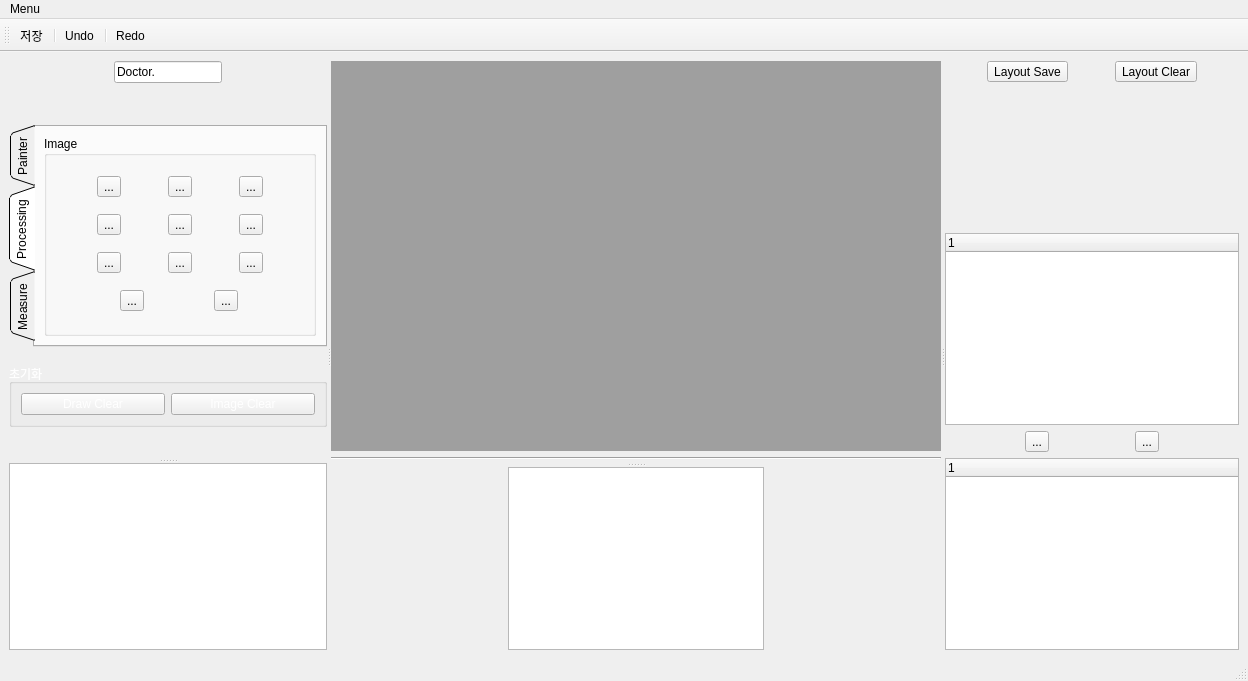
<?xml version="1.0" encoding="UTF-8"?>
<ui version="4.0">
 <class>MainWindow</class>
 <widget class="QMainWindow" name="MainWindow">
  <property name="geometry">
   <rect>
    <x>0</x>
    <y>0</y>
    <width>1248</width>
    <height>681</height>
   </rect>
  </property>
  <property name="windowTitle">
   <string>MainWindow</string>
  </property>
  <property name="styleSheet">
   <string notr="true">QMainWindow {background-color: rgb(32, 56, 100)};

</string>
  </property>
  <widget class="QWidget" name="centralwidget">
   <layout class="QVBoxLayout" name="verticalLayout_12">
    <item>
     <widget class="QSplitter" name="splitter4">
      <property name="orientation">
       <enum>Qt::Horizontal</enum>
      </property>
      <widget class="QSplitter" name="splitter3">
       <property name="orientation">
        <enum>Qt::Horizontal</enum>
       </property>
       <widget class="QSplitter" name="splitter">
        <property name="orientation">
         <enum>Qt::Vertical</enum>
        </property>
        <widget class="QWidget" name="layoutWidget">
         <layout class="QVBoxLayout" name="verticalLayout_8">
          <item>
           <layout class="QVBoxLayout" name="verticalLayout_5">
            <item>
             <layout class="QHBoxLayout" name="horizontalLayout_13">
              <item>
               <spacer name="horizontalSpacer_8">
                <property name="orientation">
                 <enum>Qt::Horizontal</enum>
                </property>
                <property name="sizeHint" stdset="0">
                 <size>
                  <width>40</width>
                  <height>20</height>
                 </size>
                </property>
               </spacer>
              </item>
              <item>
               <widget class="QLineEdit" name="doctorNameLineEdit">
                <property name="text">
                 <string>Doctor.</string>
                </property>
               </widget>
              </item>
              <item>
               <spacer name="horizontalSpacer_7">
                <property name="orientation">
                 <enum>Qt::Horizontal</enum>
                </property>
                <property name="sizeHint" stdset="0">
                 <size>
                  <width>40</width>
                  <height>20</height>
                 </size>
                </property>
               </spacer>
              </item>
             </layout>
            </item>
            <item>
             <spacer name="verticalSpacer_3">
              <property name="orientation">
               <enum>Qt::Vertical</enum>
              </property>
              <property name="sizeHint" stdset="0">
               <size>
                <width>20</width>
                <height>40</height>
               </size>
              </property>
             </spacer>
            </item>
           </layout>
          </item>
          <item>
           <widget class="QTabWidget" name="tabWidget">
            <property name="tabPosition">
             <enum>QTabWidget::West</enum>
            </property>
            <property name="tabShape">
             <enum>QTabWidget::Triangular</enum>
            </property>
            <property name="currentIndex">
             <number>1</number>
            </property>
            <widget class="QWidget" name="painterTab">
             <attribute name="title">
              <string>Painter</string>
             </attribute>
             <layout class="QVBoxLayout" name="verticalLayout">
              <item>
               <widget class="QGroupBox" name="brushGroupBox">
                <property name="styleSheet">
                 <string notr="true">QGroupBox {color: rgb(255, 255, 255)};</string>
                </property>
                <property name="title">
                 <string>Brush</string>
                </property>
                <layout class="QHBoxLayout" name="horizontalLayout_6">
                 <item>
                  <widget class="QToolButton" name="brushToolButton">
                   <property name="styleSheet">
                    <string notr="true">QToolButton {color: rgb(255, 255, 255)};
</string>
                   </property>
                   <property name="text">
                    <string>Brush</string>
                   </property>
                   <property name="icon">
                    <iconset resource="Image.qrc">
                     <normaloff>:/icon/Image/draw2.png</normaloff>:/icon/Image/draw2.png</iconset>
                   </property>
                  </widget>
                 </item>
                 <item>
                  <widget class="QSpinBox" name="spinBox"/>
                 </item>
                </layout>
               </widget>
              </item>
              <item>
               <widget class="QGroupBox" name="figureGroupBox">
                <property name="styleSheet">
                 <string notr="true">QGroupBox {color: rgb(255, 255, 255)};</string>
                </property>
                <property name="title">
                 <string>Figure</string>
                </property>
                <layout class="QHBoxLayout" name="horizontalLayout_3">
                 <item>
                  <widget class="QToolButton" name="circleToolButton">
                   <property name="minimumSize">
                    <size>
                     <width>0</width>
                     <height>0</height>
                    </size>
                   </property>
                   <property name="text">
                    <string>...</string>
                   </property>
                   <property name="icon">
                    <iconset resource="Image.qrc">
                     <normaloff>:/icon/Image/circle2.png</normaloff>:/icon/Image/circle2.png</iconset>
                   </property>
                   <property name="iconSize">
                    <size>
                     <width>30</width>
                     <height>30</height>
                    </size>
                   </property>
                  </widget>
                 </item>
                 <item>
                  <widget class="QToolButton" name="triangleToolButton">
                   <property name="minimumSize">
                    <size>
                     <width>0</width>
                     <height>0</height>
                    </size>
                   </property>
                   <property name="text">
                    <string>...</string>
                   </property>
                   <property name="icon">
                    <iconset resource="Image.qrc">
                     <normaloff>:/icon/Image/triangle2.png</normaloff>:/icon/Image/triangle2.png</iconset>
                   </property>
                   <property name="iconSize">
                    <size>
                     <width>30</width>
                     <height>30</height>
                    </size>
                   </property>
                  </widget>
                 </item>
                 <item>
                  <widget class="QToolButton" name="rectangleToolButton">
                   <property name="minimumSize">
                    <size>
                     <width>0</width>
                     <height>0</height>
                    </size>
                   </property>
                   <property name="text">
                    <string>...</string>
                   </property>
                   <property name="icon">
                    <iconset resource="Image.qrc">
                     <normaloff>:/icon/Image/rectangle2.png</normaloff>:/icon/Image/rectangle2.png</iconset>
                   </property>
                   <property name="iconSize">
                    <size>
                     <width>30</width>
                     <height>30</height>
                    </size>
                   </property>
                  </widget>
                 </item>
                 <item>
                  <widget class="QToolButton" name="arrowToolButton">
                   <property name="minimumSize">
                    <size>
                     <width>0</width>
                     <height>0</height>
                    </size>
                   </property>
                   <property name="text">
                    <string>...</string>
                   </property>
                   <property name="icon">
                    <iconset resource="Image.qrc">
                     <normaloff>:/icon/Image/arrow3.png</normaloff>:/icon/Image/arrow3.png</iconset>
                   </property>
                   <property name="iconSize">
                    <size>
                     <width>30</width>
                     <height>30</height>
                    </size>
                   </property>
                  </widget>
                 </item>
                </layout>
               </widget>
              </item>
              <item>
               <widget class="QGroupBox" name="colorGroupBox">
                <property name="styleSheet">
                 <string notr="true">QGroupBox {color: rgb(255, 255, 255)};</string>
                </property>
                <property name="title">
                 <string>Color</string>
                </property>
                <layout class="QHBoxLayout" name="horizontalLayout_4">
                 <item>
                  <widget class="QToolButton" name="colorToolButton">
                   <property name="layoutDirection">
                    <enum>Qt::LeftToRight</enum>
                   </property>
                   <property name="text">
                    <string>Color</string>
                   </property>
                   <property name="icon">
                    <iconset resource="Image.qrc">
                     <normaloff>:/icon/Image/color.png</normaloff>:/icon/Image/color.png</iconset>
                   </property>
                   <property name="iconSize">
                    <size>
                     <width>150</width>
                     <height>15</height>
                    </size>
                   </property>
                  </widget>
                 </item>
                </layout>
               </widget>
              </item>
             </layout>
            </widget>
            <widget class="QWidget" name="processingTab">
             <attribute name="title">
              <string>Processing</string>
             </attribute>
             <layout class="QVBoxLayout" name="verticalLayout_4">
              <item>
               <widget class="QGroupBox" name="imageGroupBox">
                <property name="styleSheet">
                 <string notr="true">QGroupBox {color: rgb(255, 255, 255)};</string>
                </property>
                <property name="title">
                 <string>Image</string>
                </property>
                <layout class="QVBoxLayout" name="verticalLayout_3">
                 <item>
                  <layout class="QHBoxLayout" name="horizontalLayout_7">
                   <item>
                    <widget class="QToolButton" name="brightToolButton">
                     <property name="text">
                      <string>...</string>
                     </property>
                     <property name="icon">
                      <iconset resource="Image.qrc">
                       <normaloff>:/icon/Image/bright.png</normaloff>:/icon/Image/bright.png</iconset>
                     </property>
                     <property name="iconSize">
                      <size>
                       <width>30</width>
                       <height>30</height>
                      </size>
                     </property>
                    </widget>
                   </item>
                   <item>
                    <widget class="QToolButton" name="brightnessToolButton">
                     <property name="text">
                      <string>...</string>
                     </property>
                     <property name="icon">
                      <iconset resource="Image.qrc">
                       <normaloff>:/icon/Image/brightness.png</normaloff>:/icon/Image/brightness.png</iconset>
                     </property>
                     <property name="iconSize">
                      <size>
                       <width>30</width>
                       <height>30</height>
                      </size>
                     </property>
                    </widget>
                   </item>
                   <item>
                    <widget class="QToolButton" name="sharpenToolButton">
                     <property name="text">
                      <string>...</string>
                     </property>
                     <property name="icon">
                      <iconset resource="Image.qrc">
                       <normaloff>:/icon/Image/sharpen.png</normaloff>:/icon/Image/sharpen.png</iconset>
                     </property>
                     <property name="iconSize">
                      <size>
                       <width>30</width>
                       <height>30</height>
                      </size>
                     </property>
                    </widget>
                   </item>
                  </layout>
                 </item>
                 <item>
                  <layout class="QHBoxLayout" name="horizontalLayout_9">
                   <item>
                    <widget class="QToolButton" name="contrastToolButton">
                     <property name="text">
                      <string>...</string>
                     </property>
                     <property name="icon">
                      <iconset resource="Image.qrc">
                       <normaloff>:/icon/Image/Contrast.png</normaloff>:/icon/Image/Contrast.png</iconset>
                     </property>
                     <property name="iconSize">
                      <size>
                       <width>30</width>
                       <height>30</height>
                      </size>
                     </property>
                    </widget>
                   </item>
                   <item>
                    <widget class="QToolButton" name="verticalFlipToolButton">
                     <property name="text">
                      <string>...</string>
                     </property>
                     <property name="icon">
                      <iconset resource="Image.qrc">
                       <normaloff>:/icon/Image/vertical flip.png</normaloff>:/icon/Image/vertical flip.png</iconset>
                     </property>
                     <property name="iconSize">
                      <size>
                       <width>30</width>
                       <height>30</height>
                      </size>
                     </property>
                    </widget>
                   </item>
                   <item>
                    <widget class="QToolButton" name="horizontalFlipToolButton">
                     <property name="text">
                      <string>...</string>
                     </property>
                     <property name="icon">
                      <iconset resource="Image.qrc">
                       <normaloff>:/icon/Image/horizontal flip.png</normaloff>:/icon/Image/horizontal flip.png</iconset>
                     </property>
                     <property name="iconSize">
                      <size>
                       <width>30</width>
                       <height>30</height>
                      </size>
                     </property>
                    </widget>
                   </item>
                  </layout>
                 </item>
                 <item>
                  <layout class="QHBoxLayout" name="horizontalLayout_10">
                   <item>
                    <widget class="QToolButton" name="zoomInToolButton">
                     <property name="text">
                      <string>...</string>
                     </property>
                     <property name="icon">
                      <iconset resource="Image.qrc">
                       <normaloff>:/icon/Image/zoom.png</normaloff>:/icon/Image/zoom.png</iconset>
                     </property>
                     <property name="iconSize">
                      <size>
                       <width>30</width>
                       <height>30</height>
                      </size>
                     </property>
                    </widget>
                   </item>
                   <item>
                    <widget class="QToolButton" name="zoomOutToolButton">
                     <property name="text">
                      <string>...</string>
                     </property>
                     <property name="icon">
                      <iconset resource="Image.qrc">
                       <normaloff>:/icon/Image/zoomOut.png</normaloff>:/icon/Image/zoomOut.png</iconset>
                     </property>
                     <property name="iconSize">
                      <size>
                       <width>30</width>
                       <height>30</height>
                      </size>
                     </property>
                    </widget>
                   </item>
                   <item>
                    <widget class="QToolButton" name="panningToolButton">
                     <property name="text">
                      <string>...</string>
                     </property>
                     <property name="icon">
                      <iconset resource="Image.qrc">
                       <normaloff>:/icon/Image/panning.png</normaloff>:/icon/Image/panning.png</iconset>
                     </property>
                     <property name="iconSize">
                      <size>
                       <width>30</width>
                       <height>30</height>
                      </size>
                     </property>
                    </widget>
                   </item>
                  </layout>
                 </item>
                 <item>
                  <layout class="QHBoxLayout" name="horizontalLayout_12">
                   <item>
                    <widget class="QToolButton" name="leftRotateToolButton">
                     <property name="text">
                      <string>...</string>
                     </property>
                     <property name="icon">
                      <iconset resource="Image.qrc">
                       <normaloff>:/icon/Image/rotate_L.png</normaloff>:/icon/Image/rotate_L.png</iconset>
                     </property>
                     <property name="iconSize">
                      <size>
                       <width>30</width>
                       <height>30</height>
                      </size>
                     </property>
                    </widget>
                   </item>
                   <item>
                    <widget class="QToolButton" name="rightRotateToolButton">
                     <property name="text">
                      <string>...</string>
                     </property>
                     <property name="icon">
                      <iconset resource="Image.qrc">
                       <normaloff>:/icon/Image/rotate_R.png</normaloff>:/icon/Image/rotate_R.png</iconset>
                     </property>
                     <property name="iconSize">
                      <size>
                       <width>30</width>
                       <height>30</height>
                      </size>
                     </property>
                    </widget>
                   </item>
                  </layout>
                 </item>
                </layout>
               </widget>
              </item>
             </layout>
            </widget>
            <widget class="QWidget" name="measueTab">
             <attribute name="title">
              <string>Measure</string>
             </attribute>
             <layout class="QVBoxLayout" name="verticalLayout_6">
              <item>
               <widget class="QGroupBox" name="measureGroupBox">
                <property name="styleSheet">
                 <string notr="true">QGroupBox {color: rgb(255, 255, 255)};</string>
                </property>
                <property name="title">
                 <string>Measure</string>
                </property>
                <layout class="QHBoxLayout" name="horizontalLayout_5">
                 <item>
                  <widget class="QToolButton" name="rulerToolButton">
                   <property name="minimumSize">
                    <size>
                     <width>0</width>
                     <height>0</height>
                    </size>
                   </property>
                   <property name="text">
                    <string>...</string>
                   </property>
                   <property name="icon">
                    <iconset resource="Image.qrc">
                     <normaloff>:/icon/Image/ruler.png</normaloff>:/icon/Image/ruler.png</iconset>
                   </property>
                   <property name="iconSize">
                    <size>
                     <width>30</width>
                     <height>30</height>
                    </size>
                   </property>
                  </widget>
                 </item>
                 <item>
                  <widget class="QToolButton" name="measureToolButton">
                   <property name="minimumSize">
                    <size>
                     <width>0</width>
                     <height>0</height>
                    </size>
                   </property>
                   <property name="text">
                    <string>...</string>
                   </property>
                   <property name="icon">
                    <iconset resource="Image.qrc">
                     <normaloff>:/icon/Image/measure.png</normaloff>:/icon/Image/measure.png</iconset>
                   </property>
                   <property name="iconSize">
                    <size>
                     <width>30</width>
                     <height>30</height>
                    </size>
                   </property>
                  </widget>
                 </item>
                 <item>
                  <widget class="QToolButton" name="protractorToolButton">
                   <property name="minimumSize">
                    <size>
                     <width>0</width>
                     <height>0</height>
                    </size>
                   </property>
                   <property name="text">
                    <string>...</string>
                   </property>
                   <property name="icon">
                    <iconset resource="Image.qrc">
                     <normaloff>:/icon/Image/progtractor.png</normaloff>:/icon/Image/progtractor.png</iconset>
                   </property>
                   <property name="iconSize">
                    <size>
                     <width>30</width>
                     <height>30</height>
                    </size>
                   </property>
                  </widget>
                 </item>
                </layout>
               </widget>
              </item>
              <item>
               <widget class="QGroupBox" name="implantGroupBox">
                <property name="styleSheet">
                 <string notr="true">QGroupBox {color: rgb(255, 255, 255)};</string>
                </property>
                <property name="title">
                 <string>Implant</string>
                </property>
                <layout class="QHBoxLayout" name="horizontalLayout_11">
                 <item>
                  <widget class="QToolButton" name="implantToolButton">
                   <property name="minimumSize">
                    <size>
                     <width>100</width>
                     <height>0</height>
                    </size>
                   </property>
                   <property name="sizeIncrement">
                    <size>
                     <width>0</width>
                     <height>0</height>
                    </size>
                   </property>
                   <property name="text">
                    <string>...</string>
                   </property>
                   <property name="icon">
                    <iconset resource="Image.qrc">
                     <normaloff>:/icon/Image/implant.png</normaloff>:/icon/Image/implant.png</iconset>
                   </property>
                   <property name="iconSize">
                    <size>
                     <width>30</width>
                     <height>30</height>
                    </size>
                   </property>
                  </widget>
                 </item>
                 <item>
                  <widget class="QToolButton" name="implantToolButton_2">
                   <property name="minimumSize">
                    <size>
                     <width>100</width>
                     <height>0</height>
                    </size>
                   </property>
                   <property name="sizeIncrement">
                    <size>
                     <width>0</width>
                     <height>0</height>
                    </size>
                   </property>
                   <property name="text">
                    <string>...</string>
                   </property>
                   <property name="icon">
                    <iconset resource="Image.qrc">
                     <normaloff>:/icon/Image/implant.png</normaloff>:/icon/Image/implant.png</iconset>
                   </property>
                   <property name="iconSize">
                    <size>
                     <width>30</width>
                     <height>30</height>
                    </size>
                   </property>
                  </widget>
                 </item>
                </layout>
               </widget>
              </item>
             </layout>
            </widget>
           </widget>
          </item>
          <item>
           <layout class="QVBoxLayout" name="verticalLayout_7">
            <item>
             <spacer name="verticalSpacer_4">
              <property name="orientation">
               <enum>Qt::Vertical</enum>
              </property>
              <property name="sizeHint" stdset="0">
               <size>
                <width>20</width>
                <height>15</height>
               </size>
              </property>
             </spacer>
            </item>
            <item>
             <widget class="QGroupBox" name="initializationGroupBox">
              <property name="palette">
               <palette>
                <active>
                 <colorrole role="WindowText">
                  <brush brushstyle="SolidPattern">
                   <color alpha="255">
                    <red>255</red>
                    <green>255</green>
                    <blue>255</blue>
                   </color>
                  </brush>
                 </colorrole>
                 <colorrole role="Text">
                  <brush brushstyle="SolidPattern">
                   <color alpha="255">
                    <red>255</red>
                    <green>255</green>
                    <blue>255</blue>
                   </color>
                  </brush>
                 </colorrole>
                 <colorrole role="ButtonText">
                  <brush brushstyle="SolidPattern">
                   <color alpha="255">
                    <red>255</red>
                    <green>255</green>
                    <blue>255</blue>
                   </color>
                  </brush>
                 </colorrole>
                 <colorrole role="PlaceholderText">
                  <brush brushstyle="SolidPattern">
                   <color alpha="255">
                    <red>255</red>
                    <green>255</green>
                    <blue>255</blue>
                   </color>
                  </brush>
                 </colorrole>
                </active>
                <inactive>
                 <colorrole role="WindowText">
                  <brush brushstyle="SolidPattern">
                   <color alpha="255">
                    <red>255</red>
                    <green>255</green>
                    <blue>255</blue>
                   </color>
                  </brush>
                 </colorrole>
                 <colorrole role="Text">
                  <brush brushstyle="SolidPattern">
                   <color alpha="255">
                    <red>255</red>
                    <green>255</green>
                    <blue>255</blue>
                   </color>
                  </brush>
                 </colorrole>
                 <colorrole role="ButtonText">
                  <brush brushstyle="SolidPattern">
                   <color alpha="255">
                    <red>255</red>
                    <green>255</green>
                    <blue>255</blue>
                   </color>
                  </brush>
                 </colorrole>
                 <colorrole role="PlaceholderText">
                  <brush brushstyle="SolidPattern">
                   <color alpha="255">
                    <red>255</red>
                    <green>255</green>
                    <blue>255</blue>
                   </color>
                  </brush>
                 </colorrole>
                </inactive>
                <disabled>
                 <colorrole role="WindowText">
                  <brush brushstyle="SolidPattern">
                   <color alpha="255">
                    <red>255</red>
                    <green>255</green>
                    <blue>255</blue>
                   </color>
                  </brush>
                 </colorrole>
                 <colorrole role="Text">
                  <brush brushstyle="SolidPattern">
                   <color alpha="255">
                    <red>255</red>
                    <green>255</green>
                    <blue>255</blue>
                   </color>
                  </brush>
                 </colorrole>
                 <colorrole role="ButtonText">
                  <brush brushstyle="SolidPattern">
                   <color alpha="255">
                    <red>255</red>
                    <green>255</green>
                    <blue>255</blue>
                   </color>
                  </brush>
                 </colorrole>
                 <colorrole role="PlaceholderText">
                  <brush brushstyle="SolidPattern">
                   <color alpha="255">
                    <red>255</red>
                    <green>255</green>
                    <blue>255</blue>
                   </color>
                  </brush>
                 </colorrole>
                </disabled>
               </palette>
              </property>
              <property name="autoFillBackground">
               <bool>false</bool>
              </property>
              <property name="styleSheet">
               <string notr="true">QGroupBox {color: rgb(255, 255, 255)};


</string>
              </property>
              <property name="title">
               <string>초기화</string>
              </property>
              <property name="checkable">
               <bool>false</bool>
              </property>
              <layout class="QHBoxLayout" name="horizontalLayout_8">
               <item>
                <widget class="QPushButton" name="drawClearPushButton">
                 <property name="styleSheet">
                  <string notr="true">QPushButton {background-color: rgb(217, 217, 217)};</string>
                 </property>
                 <property name="text">
                  <string>Draw Clear</string>
                 </property>
                </widget>
               </item>
               <item>
                <widget class="QPushButton" name="imageClearPushButton">
                 <property name="styleSheet">
                  <string notr="true">QPushButton {background-color: rgb(217, 217, 217)};
</string>
                 </property>
                 <property name="text">
                  <string>Image Clear</string>
                 </property>
                </widget>
               </item>
              </layout>
             </widget>
            </item>
           </layout>
          </item>
          <item>
           <spacer name="verticalSpacer_2">
            <property name="orientation">
             <enum>Qt::Vertical</enum>
            </property>
            <property name="sizeHint" stdset="0">
             <size>
              <width>256</width>
              <height>36</height>
             </size>
            </property>
           </spacer>
          </item>
         </layout>
        </widget>
        <widget class="QTableView" name="patientTableView">
         <property name="alternatingRowColors">
          <bool>true</bool>
         </property>
         <property name="selectionBehavior">
          <enum>QAbstractItemView::SelectRows</enum>
         </property>
         <attribute name="verticalHeaderDefaultSectionSize">
          <number>15</number>
         </attribute>
        </widget>
       </widget>
       <widget class="QSplitter" name="splitter2">
        <property name="orientation">
         <enum>Qt::Vertical</enum>
        </property>
        <widget class="QWidget" name="layoutWidget">
         <layout class="QVBoxLayout" name="verticalLayout_11">
          <item>
           <widget class="QMdiArea" name="mdiArea">
            <property name="styleSheet">
             <string notr="true">QMdiArea {background-color: rgb(32, 56, 100)};
</string>
            </property>
            <property name="viewMode">
             <enum>QMdiArea::TabbedView</enum>
            </property>
           </widget>
          </item>
          <item>
           <widget class="Line" name="line">
            <property name="orientation">
             <enum>Qt::Horizontal</enum>
            </property>
           </widget>
          </item>
          <item>
           <spacer name="verticalSpacer">
            <property name="orientation">
             <enum>Qt::Vertical</enum>
            </property>
            <property name="sizeHint" stdset="0">
             <size>
              <width>522</width>
              <height>13</height>
             </size>
            </property>
           </spacer>
          </item>
         </layout>
        </widget>
        <widget class="QWidget" name="layoutWidget">
         <layout class="QHBoxLayout" name="horizontalLayout_14">
          <item>
           <spacer name="horizontalSpacer_9">
            <property name="orientation">
             <enum>Qt::Horizontal</enum>
            </property>
            <property name="sizeHint" stdset="0">
             <size>
              <width>40</width>
              <height>20</height>
             </size>
            </property>
           </spacer>
          </item>
          <item>
           <widget class="QListWidget" name="listWidget"/>
          </item>
          <item>
           <spacer name="horizontalSpacer_10">
            <property name="orientation">
             <enum>Qt::Horizontal</enum>
            </property>
            <property name="sizeHint" stdset="0">
             <size>
              <width>40</width>
              <height>20</height>
             </size>
            </property>
           </spacer>
          </item>
         </layout>
        </widget>
       </widget>
      </widget>
      <widget class="QWidget" name="layoutWidget">
       <layout class="QVBoxLayout" name="verticalLayout_10">
        <item>
         <layout class="QVBoxLayout" name="verticalLayout_9">
          <item>
           <layout class="QHBoxLayout" name="horizontalLayout_2">
            <item>
             <spacer name="horizontalSpacer_4">
              <property name="orientation">
               <enum>Qt::Horizontal</enum>
              </property>
              <property name="sizeHint" stdset="0">
               <size>
                <width>18</width>
                <height>20</height>
               </size>
              </property>
             </spacer>
            </item>
            <item>
             <widget class="QToolButton" name="toolButton_3">
              <property name="styleSheet">
               <string notr="true">QToolButton {background-color: rgb(180, 199, 231)};</string>
              </property>
              <property name="text">
               <string>Layout Save</string>
              </property>
             </widget>
            </item>
            <item>
             <spacer name="horizontalSpacer_5">
              <property name="orientation">
               <enum>Qt::Horizontal</enum>
              </property>
              <property name="sizeHint" stdset="0">
               <size>
                <width>18</width>
                <height>20</height>
               </size>
              </property>
             </spacer>
            </item>
            <item>
             <widget class="QToolButton" name="toolButton_4">
              <property name="styleSheet">
               <string notr="true">QToolButton {background-color: rgb(180, 199, 231)};</string>
              </property>
              <property name="text">
               <string>Layout Clear</string>
              </property>
             </widget>
            </item>
            <item>
             <spacer name="horizontalSpacer_6">
              <property name="orientation">
               <enum>Qt::Horizontal</enum>
              </property>
              <property name="sizeHint" stdset="0">
               <size>
                <width>18</width>
                <height>20</height>
               </size>
              </property>
             </spacer>
            </item>
           </layout>
          </item>
          <item>
           <spacer name="verticalSpacer_5">
            <property name="orientation">
             <enum>Qt::Vertical</enum>
            </property>
            <property name="sizeHint" stdset="0">
             <size>
              <width>20</width>
              <height>40</height>
             </size>
            </property>
           </spacer>
          </item>
         </layout>
        </item>
        <item>
         <layout class="QVBoxLayout" name="verticalLayout_2">
          <item>
           <widget class="QTreeWidget" name="treeWidget1">
            <property name="styleSheet">
             <string notr="true">QTreeWidget {rgb(255, 255, 255)};</string>
            </property>
            <column>
             <property name="text">
              <string notr="true">1</string>
             </property>
            </column>
           </widget>
          </item>
          <item>
           <layout class="QHBoxLayout" name="horizontalLayout">
            <item>
             <spacer name="horizontalSpacer_3">
              <property name="orientation">
               <enum>Qt::Horizontal</enum>
              </property>
              <property name="sizeHint" stdset="0">
               <size>
                <width>18</width>
                <height>20</height>
               </size>
              </property>
             </spacer>
            </item>
            <item>
             <widget class="QToolButton" name="upToolButton">
              <property name="text">
               <string>...</string>
              </property>
              <property name="icon">
               <iconset resource="Image.qrc">
                <normaloff>:/icon/Image/up7.png</normaloff>:/icon/Image/up7.png</iconset>
              </property>
             </widget>
            </item>
            <item>
             <spacer name="horizontalSpacer">
              <property name="orientation">
               <enum>Qt::Horizontal</enum>
              </property>
              <property name="sizeHint" stdset="0">
               <size>
                <width>18</width>
                <height>20</height>
               </size>
              </property>
             </spacer>
            </item>
            <item>
             <widget class="QToolButton" name="downToolButton">
              <property name="text">
               <string>...</string>
              </property>
              <property name="icon">
               <iconset resource="Image.qrc">
                <normaloff>:/icon/Image/down7.png</normaloff>:/icon/Image/down7.png</iconset>
              </property>
             </widget>
            </item>
            <item>
             <spacer name="horizontalSpacer_2">
              <property name="orientation">
               <enum>Qt::Horizontal</enum>
              </property>
              <property name="sizeHint" stdset="0">
               <size>
                <width>18</width>
                <height>20</height>
               </size>
              </property>
             </spacer>
            </item>
           </layout>
          </item>
          <item>
           <widget class="QTreeWidget" name="treeWidget2">
            <column>
             <property name="text">
              <string notr="true">1</string>
             </property>
            </column>
           </widget>
          </item>
         </layout>
        </item>
       </layout>
      </widget>
     </widget>
    </item>
   </layout>
  </widget>
  <widget class="QMenuBar" name="menubar">
   <property name="geometry">
    <rect>
     <x>0</x>
     <y>0</y>
     <width>1248</width>
     <height>17</height>
    </rect>
   </property>
   <widget class="QMenu" name="menuMenu">
    <property name="title">
     <string>Menu</string>
    </property>
   </widget>
   <addaction name="menuMenu"/>
  </widget>
  <widget class="QStatusBar" name="statusbar"/>
  <widget class="QToolBar" name="toolBar">
   <property name="windowTitle">
    <string>toolBar</string>
   </property>
   <attribute name="toolBarArea">
    <enum>TopToolBarArea</enum>
   </attribute>
   <attribute name="toolBarBreak">
    <bool>false</bool>
   </attribute>
   <addaction name="actionSave"/>
   <addaction name="separator"/>
   <addaction name="actionUndo"/>
   <addaction name="separator"/>
   <addaction name="actionRedo"/>
  </widget>
  <action name="actionSave">
   <property name="text">
    <string>저장</string>
   </property>
  </action>
  <action name="actionRedo">
   <property name="text">
    <string>Redo</string>
   </property>
  </action>
  <action name="actionUndo">
   <property name="text">
    <string>Undo</string>
   </property>
  </action>
 </widget>
 <resources>
  <include location="Image.qrc"/>
 </resources>
 <connections/>
</ui>
